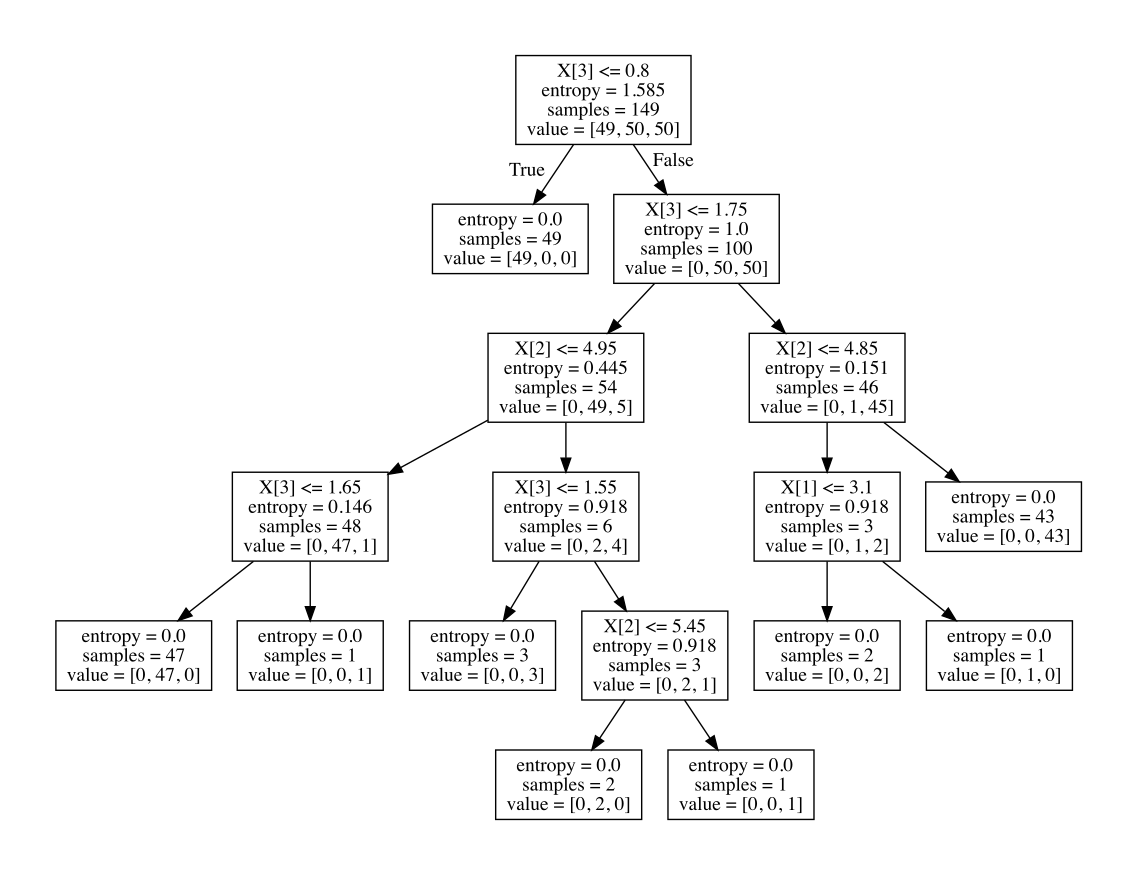

Write Python code to recreate this figure.
#!/usr/bin/env python3 
# -*- coding: UTF-8 -*-
from sklearn import tree
from sklearn.model_selection import cross_val_score


#数据集的数据
X = [  [5.1, 3.5, 1.4, 0.2],
       [4.9, 3. , 1.4, 0.2],
       [4.7, 3.2, 1.3, 0.2],
       [4.6, 3.1, 1.5, 0.2],
       [5. , 3.6, 1.4, 0.2],
       [5.4, 3.9, 1.7, 0.4],
       [4.6, 3.4, 1.4, 0.3],
       [5. , 3.4, 1.5, 0.2],
       [4.4, 2.9, 1.4, 0.2],
       [4.9, 3.1, 1.5, 0.1],
       [5.4, 3.7, 1.5, 0.2],
       [4.8, 3.4, 1.6, 0.2],
       [4.8, 3. , 1.4, 0.1],
       [4.3, 3. , 1.1, 0.1],
       [5.8, 4. , 1.2, 0.2],
       [5.7, 4.4, 1.5, 0.4],
       [5.4, 3.9, 1.3, 0.4],
       [5.1, 3.5, 1.4, 0.3],
       [5.7, 3.8, 1.7, 0.3],
       [5.1, 3.8, 1.5, 0.3],
       [5.4, 3.4, 1.7, 0.2],
       [5.1, 3.7, 1.5, 0.4],
       [4.6, 3.6, 1. , 0.2],
       [5.1, 3.3, 1.7, 0.5],
       [4.8, 3.4, 1.9, 0.2],
       [5. , 3. , 1.6, 0.2],
       [5. , 3.4, 1.6, 0.4],
       [5.2, 3.5, 1.5, 0.2],
       [5.2, 3.4, 1.4, 0.2],
       [4.7, 3.2, 1.6, 0.2],
       [4.8, 3.1, 1.6, 0.2],
       [5.4, 3.4, 1.5, 0.4],
       [5.2, 4.1, 1.5, 0.1],
       [5.5, 4.2, 1.4, 0.2],
       [4.9, 3.1, 1.5, 0.2],
       [5. , 3.2, 1.2, 0.2],
       [5.5, 3.5, 1.3, 0.2],
       [4.9, 3.6, 1.4, 0.1],
       [4.4, 3. , 1.3, 0.2],
       [5.1, 3.4, 1.5, 0.2],
       [5. , 3.5, 1.3, 0.3],
       [4.5, 2.3, 1.3, 0.3],
       [4.4, 3.2, 1.3, 0.2],
       [5. , 3.5, 1.6, 0.6],
       [5.1, 3.8, 1.9, 0.4],
       [4.8, 3. , 1.4, 0.3],
       [5.1, 3.8, 1.6, 0.2],
       [4.6, 3.2, 1.4, 0.2],
       [5.3, 3.7, 1.5, 0.2],
       [5. , 3.3, 1.4, 0.2],
       [7. , 3.2, 4.7, 1.4],
       [6.4, 3.2, 4.5, 1.5],
       [6.9, 3.1, 4.9, 1.5],
       [5.5, 2.3, 4. , 1.3],
       [6.5, 2.8, 4.6, 1.5],
       [5.7, 2.8, 4.5, 1.3],
       [6.3, 3.3, 4.7, 1.6],
       [4.9, 2.4, 3.3, 1. ],
       [6.6, 2.9, 4.6, 1.3],
       [5.2, 2.7, 3.9, 1.4],
       [5. , 2. , 3.5, 1. ],
       [5.9, 3. , 4.2, 1.5],
       [6. , 2.2, 4. , 1. ],
       [6.1, 2.9, 4.7, 1.4],
       [5.6, 2.9, 3.6, 1.3],
       [6.7, 3.1, 4.4, 1.4],
       [5.6, 3. , 4.5, 1.5],
       [5.8, 2.7, 4.1, 1. ],
       [6.2, 2.2, 4.5, 1.5],
       [5.6, 2.5, 3.9, 1.1],
       [5.9, 3.2, 4.8, 1.8],
       [6.1, 2.8, 4. , 1.3],
       [6.3, 2.5, 4.9, 1.5],
       [6.1, 2.8, 4.7, 1.2],
       [6.4, 2.9, 4.3, 1.3],
       [6.6, 3. , 4.4, 1.4],
       [6.8, 2.8, 4.8, 1.4],
       [6.7, 3. , 5. , 1.7],
       [6. , 2.9, 4.5, 1.5],
       [5.7, 2.6, 3.5, 1. ],
       [5.5, 2.4, 3.8, 1.1],
       [5.5, 2.4, 3.7, 1. ],
       [5.8, 2.7, 3.9, 1.2],
       [6. , 2.7, 5.1, 1.6],
       [5.4, 3. , 4.5, 1.5],
       [6. , 3.4, 4.5, 1.6],
       [6.7, 3.1, 4.7, 1.5],
       [6.3, 2.3, 4.4, 1.3],
       [5.6, 3. , 4.1, 1.3],
       [5.5, 2.5, 4. , 1.3],
       [5.5, 2.6, 4.4, 1.2],
       [6.1, 3. , 4.6, 1.4],
       [5.8, 2.6, 4. , 1.2],
       [5. , 2.3, 3.3, 1. ],
       [5.6, 2.7, 4.2, 1.3],
       [5.7, 3. , 4.2, 1.2],
       [5.7, 2.9, 4.2, 1.3],
       [6.2, 2.9, 4.3, 1.3],
       [5.1, 2.5, 3. , 1.1],
       [5.7, 2.8, 4.1, 1.3],
       [6.3, 3.3, 6. , 2.5],
       [5.8, 2.7, 5.1, 1.9],
       [7.1, 3. , 5.9, 2.1],
       [6.3, 2.9, 5.6, 1.8],
       [6.5, 3. , 5.8, 2.2],
       [7.6, 3. , 6.6, 2.1],
       [4.9, 2.5, 4.5, 1.7],
       [7.3, 2.9, 6.3, 1.8],
       [6.7, 2.5, 5.8, 1.8],
       [7.2, 3.6, 6.1, 2.5],
       [6.5, 3.2, 5.1, 2. ],
       [6.4, 2.7, 5.3, 1.9],
       [6.8, 3. , 5.5, 2.1],
       [5.7, 2.5, 5. , 2. ],
       [5.8, 2.8, 5.1, 2.4],
       [6.4, 3.2, 5.3, 2.3],
       [6.5, 3. , 5.5, 1.8],
       [7.7, 3.8, 6.7, 2.2],
       [7.7, 2.6, 6.9, 2.3],
       [6. , 2.2, 5. , 1.5],
       [6.9, 3.2, 5.7, 2.3],
       [5.6, 2.8, 4.9, 2. ],
       [7.7, 2.8, 6.7, 2. ],
       [6.3, 2.7, 4.9, 1.8],
       [6.7, 3.3, 5.7, 2.1],
       [7.2, 3.2, 6. , 1.8],
       [6.2, 2.8, 4.8, 1.8],
       [6.1, 3. , 4.9, 1.8],
       [6.4, 2.8, 5.6, 2.1],
       [7.2, 3. , 5.8, 1.6],
       [7.4, 2.8, 6.1, 1.9],
       [7.9, 3.8, 6.4, 2. ],
       [6.4, 2.8, 5.6, 2.2],
       [6.3, 2.8, 5.1, 1.5],
       [6.1, 2.6, 5.6, 1.4],
       [7.7, 3. , 6.1, 2.3],
       [6.3, 3.4, 5.6, 2.4],
       [6.4, 3.1, 5.5, 1.8],
       [6. , 3. , 4.8, 1.8],
       [6.9, 3.1, 5.4, 2.1],
       [6.7, 3.1, 5.6, 2.4],
       [6.9, 3.1, 5.1, 2.3],
       [5.8, 2.7, 5.1, 1.9],
       [6.8, 3.2, 5.9, 2.3],
       [6.7, 3.3, 5.7, 2.5],
       [6.7, 3. , 5.2, 2.3],
       [6.3, 2.5, 5. , 1.9],
       [6.5, 3. , 5.2, 2. ],
       [6.2, 3.4, 5.4, 2.3],
       [5.9, 3. , 5.1, 1.8]]
#print(X)
#数据集的标签
y = ['setosa', 'setosa', 'setosa', 'setosa', 'setosa', 'setosa',
       'setosa', 'setosa', 'setosa', 'setosa', 'setosa', 'setosa',
       'setosa', 'setosa', 'setosa', 'setosa', 'setosa', 'setosa',
       'setosa', 'setosa', 'setosa', 'setosa', 'setosa', 'setosa',
       'setosa', 'setosa', 'setosa', 'setosa', 'setosa', 'setosa',
       'setosa', 'setosa', 'setosa', 'setosa', 'setosa', 'setosa',
       'setosa', 'setosa', 'setosa', 'setosa', 'setosa', 'setosa',
       'setosa', 'setosa', 'setosa', 'setosa', 'setosa', 'setosa',
       'setosa', 'setosa', 'versicolor', 'versicolor', 'versicolor',
       'versicolor', 'versicolor', 'versicolor', 'versicolor',
       'versicolor', 'versicolor', 'versicolor', 'versicolor',
       'versicolor', 'versicolor', 'versicolor', 'versicolor',
       'versicolor', 'versicolor', 'versicolor', 'versicolor',
       'versicolor', 'versicolor', 'versicolor', 'versicolor',
       'versicolor', 'versicolor', 'versicolor', 'versicolor',
       'versicolor', 'versicolor', 'versicolor', 'versicolor',
       'versicolor', 'versicolor', 'versicolor', 'versicolor',
       'versicolor', 'versicolor', 'versicolor', 'versicolor',
       'versicolor', 'versicolor', 'versicolor', 'versicolor',
       'versicolor', 'versicolor', 'versicolor', 'versicolor',
       'versicolor', 'versicolor', 'versicolor', 'virginica', 'virginica',
       'virginica', 'virginica', 'virginica', 'virginica', 'virginica',
       'virginica', 'virginica', 'virginica', 'virginica', 'virginica',
       'virginica', 'virginica', 'virginica', 'virginica', 'virginica',
       'virginica', 'virginica', 'virginica', 'virginica', 'virginica',
       'virginica', 'virginica', 'virginica', 'virginica', 'virginica',
       'virginica', 'virginica', 'virginica', 'virginica', 'virginica',
       'virginica', 'virginica', 'virginica', 'virginica', 'virginica',
       'virginica', 'virginica', 'virginica', 'virginica', 'virginica',
       'virginica', 'virginica', 'virginica', 'virginica', 'virginica',
       'virginica', 'virginica', 'virginica']
#print(y)
#创建决策树模型
clf = tree.DecisionTreeClassifier(criterion='entropy', random_state=0)
#通过交叉验证（10折交叉）评估这个模型
print(cross_val_score(clf, X, y, cv=10))
#训练模型
clf.fit(X[1:], y[1:])
#选取第一个作为测试样本
testVec = X[:1]
#样本所属的分类
print(clf.predict(testVec))
#计算样本属于每个类的概率
print(clf.predict_proba(testVec))
#可视化决策树
import pydotplus 
dot_data = tree.export_graphviz(clf, out_file=None) 
graph = pydotplus.graph_from_dot_data(dot_data) 
graph.write_pdf("decision.pdf")
